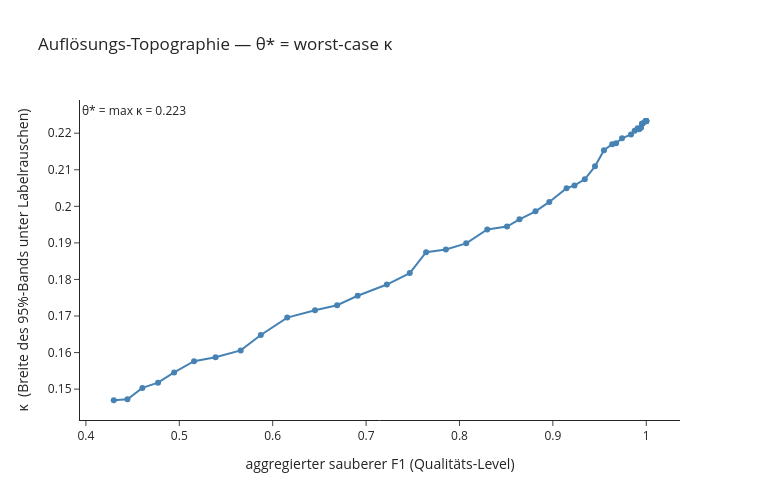

The cell this chart's notebook holds for it:
### Code cell
import plotly.graph_objects as go

rng = np.random.default_rng()
C = changes(300, rng)
n_max = max(n for p, n in C if len(p) > 0)
mu = np.linspace(0.0, np.sqrt(2 * np.log(n_max)) + 2.5, 50)


level, kappa, theta = theta_star(
    C, mu, metric=f1, alpha=(2, 18), beta=(7, 3), delta=(4, 4), M=500, rng=rng
)

o = np.argsort(level)  # nach Level sortieren -> x monoton

fig = go.Figure()
fig.add_trace(
    go.Scatter(
        x=level[o],
        y=kappa[o],
        mode="lines+markers",
        name="κ(level)",
        line=dict(color="steelblue"),
        marker=dict(size=6),
    )
)
fig.add_hline(
    y=theta,
    line_dash="dash",
    line_color="crimson",
    annotation_text=f"θ* = max κ = {theta:.3f}",
    annotation_position="top left",
)
fig.update_layout(
    title="Auflösungs-Topographie — θ* = worst-case κ",
    xaxis_title="aggregierter sauberer F1 (Qualitäts-Level)",
    yaxis_title="κ  (Breite des 95%-Bands unter Labelrauschen)",
    template="simple_white",
)
fig.show()

### Figure 1 — Plotly figure (JSON) as saved in the notebook; plotly's stock layout.template omitted (floating-point values rounded to 4 significant figures)
{"data": [{"line": {"color": "steelblue"}, "marker": {"size": 6}, "mode": "lines+markers", "name": "κ(level)", "type": "scatter", "x": [0.4298, 0.4444, 0.4605, 0.4772, 0.4944, 0.5158, 0.5388, 0.5657, 0.5873, 0.6156, 0.6453, 0.669, 0.691, 0.7223, 0.7468, 0.7643, 0.7855, 0.8072, 0.8298, 0.8509, 0.8643, 0.8814, 0.8962, 0.9147, 0.9232, 0.9342, 0.9451, 0.9547, 0.9636, 0.9677, 0.9741, 0.9837, 0.9876, 0.9908, 0.9924, 0.9944, 0.9955, 0.9955, 0.996, 0.9993, 0.9993, 0.9993, 0.9993, 0.9993, 0.9993, 1.0, 1.0, 1.0, 1.0, 1.0], "y": [0.147, 0.1472, 0.1503, 0.1518, 0.1546, 0.1577, 0.1587, 0.1606, 0.1648, 0.1696, 0.1716, 0.173, 0.1755, 0.1786, 0.1817, 0.1875, 0.1882, 0.1899, 0.1937, 0.1945, 0.1965, 0.1986, 0.2012, 0.2049, 0.2057, 0.2074, 0.2109, 0.2153, 0.217, 0.2173, 0.2186, 0.2197, 0.2207, 0.2214, 0.2211, 0.2215, 0.2226, 0.2226, 0.2226, 0.2233, 0.2233, 0.2233, 0.2233, 0.2233, 0.2233, 0.2233, 0.2233, 0.2233, 0.2233, 0.2233]}], "layout": {"annotations": [{"showarrow": false, "text": "θ* = max κ = 0.223", "x": 0, "xanchor": "left", "xref": "x domain", "y": 0.2233, "yanchor": "bottom", "yref": "y"}], "height": 500, "shapes": [{"line": {"color": "crimson", "dash": "dash"}, "type": "line", "x0": 0, "x1": 1, "xref": "x domain", "y0": 0.2233, "y1": 0.2233, "yref": "y"}], "title": {"text": "Auflösungs-Topographie — θ* = worst-case κ"}, "width": 760, "xaxis": {"title": {"text": "aggregierter sauberer F1 (Qualitäts-Level)"}}, "yaxis": {"title": {"text": "κ  (Breite des 95%-Bands unter Labelrauschen)"}}}}
